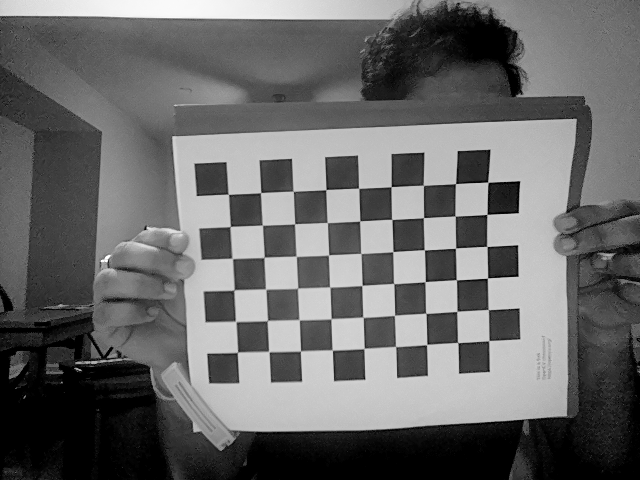
#> input picture Assignment 1/images/left/16702864585347.png, 640 x 480 px, given as the content of the folder images/right, which was not available
$ jupyter execute A1_q1.ipynb
#> lines starting #> are read from the running program, lines starting #| are printed output that depends on the picture; after the words box and inside, x2 and y2 are one past the last pixel; in counts of white or black regions, pixels touching at a corner belong together; pictures that were not available may be replaced by others from this repository, and a replacement may not be noted
[cell 1]
import numpy as np
import cv2 as cv
import glob
import time
from pathlib import Path
import depthai as dai

[cell 2]
'''
    function to capture 10 images from mentioned source
    - source can be RIGHT or LEFT monochrome camera of OAK D LITE
    - images captured at 1000 sec interval

    params :

        src = {'right' || 'left'} (default : right)
        delay = {delay in ms} (default : 1000)
'''

def captureImages(src='right', delay=1000):
#> (the call stopped at in captureImages, `pipeline = dai.Pipeline()`: depthai is not available in this run)
#> (the call stopped at in captureImages, `pipeline = dai.Pipeline()`: depthai is not available in this run)
    if src != 'right' and src != 'left':
        print("ENTER CORRECT PARAMS!")
        print("accepted params: {left, right} ")
        print(f"entered src:{src}")
        return;

    # Start defining a pipeline
    pipeline = dai.Pipeline()

    # Define a source - mono (grayscale) camera
    # LEFT or RIGHT

    cam = pipeline.createMonoCamera()

    if src == 'right' :
        cam.setBoardSocket(dai.CameraBoardSocket.RIGHT)
    else :
        cam.setBoardSocket(dai.CameraBoardSocket.LEFT)

    cam.setResolution(dai.MonoCameraProperties.SensorResolution.THE_480_P)

    # Create output
    xout = pipeline.createXLinkOut()
    xout.setStreamName(src)
    cam.out.link(xout.input)

    # Connect and start the pipeline
    with dai.Device(pipeline,usb2Mode=True) as device:

        # Output queue will be used to get the grayscale frames from the output defined above
        q = device.getOutputQueue(name=src, maxSize=4, blocking=False)

        # Make sure the destination path is present before starting to store the examples
        Path(f"images/{src}").mkdir(parents=True, exist_ok=True)

        for i in range(10):
            # Blocking call, will wait until a new data has arrived
            inSrc = q.get()
            # Data is originally represented as a flat 1D array, it needs to be converted into HxW form
            frame = inSrc.getCvFrame()
            # Frame is transformed and ready to be shown
            cv.imshow(src, frame)

            cv.imwrite(f"images/{src}/{int(time.time() * 10000)}.png", frame)
            cv.waitKey(delay)

            cv.destroyAllWindows()


def captureColorImages(delay=1000):

    # Start defining a pipeline
#> (the call stopped at in captureColorImages, `pipeline = dai.Pipeline()`: depthai is not available in this run)
    pipeline = dai.Pipeline()

    # Define a source - color camera

    cam = pipeline.createColorCamera()
    cam.setResolution(dai.ColorCameraProperties.SensorResolution.THE_1080_P)

    # Create RGB output
    xout = pipeline.createXLinkOut()
    xout.setStreamName("rgb")
    cam.video.link(xout.input)

    # Connect and start the pipeline
    with dai.Device(pipeline,usb2Mode=True) as device:

        # Output queue will be used to get the color frames from the output defined above
        q = device.getOutputQueue(name="rgb", maxSize=4, blocking=False)

        # Make sure the destination path is present before starting to store the examples
        Path(f"images/rgb").mkdir(parents=True, exist_ok=True)

        for i in range(10):
            # Blocking call, will wait until a new data has arrived
            inSrc = q.get()
            # Data is originally represented as a flat 1D array, it needs to be converted into HxW form
            frame = inSrc.getCvFrame()
            # Frame is transformed and ready to be shown
            imS = cv.resize(frame, (960, 540)) # Resize image
            cv.imshow("rgb", imS)
#             cv.imshow("rgb", frame)

            cv.imwrite(f"images/rgb/{int(time.time() * 10000)}.png", frame)
            cv.waitKey(delay)

            cv.destroyAllWindows()

[cell 3]
'''
    function to find corners, caliberate and store
    camera matrix and distortion vector from mentioned source
    - source can be RIGHT or LEFT monochrome camera or COLOR camera
    of OAK D LITE

    params :
        images = {array of image paths}
        src = source file {'right' || 'left' || 'rgb'}
'''

def caliberate(images, src):
#> called with src = 'right'
    if src != 'right' and src != 'left' and src != 'rgb':
        print("ENTER CORRECT PARAMS!")
        print("accepted params: {left, right, rgb} ")
        print(f"entered src:{src}")
        return;


    # termination criteria
    criteria = (cv.TERM_CRITERIA_EPS + cv.TERM_CRITERIA_MAX_ITER, 30, 0.001)

    # prepare object points, like (0,0,0), (1,0,0), (2,0,0) ....,(6,5,0)
    objp = np.zeros((6*9,3), np.float32)
    objp[:,:2] = np.mgrid[0:9,0:6].T.reshape(-1,2)

    # Arrays to store object points and image points from all the images.
    objpoints = [] # 3d point in real world space
    imgpoints = [] # 2d points in image plane.

    notFound = []

#     img_size = () # will be using this for caliberation

    for fname in images:
        img = cv.imread(fname)
#> img is the input picture: shape (480, 640, 3); min 0, max 255, mean 104.8
        gray = cv.cvtColor(img, cv.COLOR_BGR2GRAY)

#         img_size = gray.shape[::-1]

        cv.imshow('gray', img)
        cv.waitKey(1000)
        cv.destroyAllWindows()

        # Finding chess board corners
        ret, corners = cv.findChessboardCorners(gray, (9,6), None)
#> ret = True; corners = 54 rows, first 8: [228.4, 194.3], [260.7, 192.5], [293.2, 191.4], [325.9, 189.6], [358.7, 188.3], [391.2, 186.6], [423.5, 185.4], [455.5, 183.6]

        # If found, add object points, image points (after refining them)
        if ret == True:
            objpoints.append(objp)
            corners2 = cv.cornerSubPix(gray,corners, (11,11), (-1,-1), criteria)
#> corners2 = 54 rows, first 8: [228.3, 194.3], [260.6, 192.7], [293.2, 191.2], [325.9, 189.6], [358.7, 188.3], [391.1, 186.7], [423.3, 185.3], [455.5, 183.7]
            imgpoints.append(corners)

            # Draw and display the corners
            cv.drawChessboardCorners(img, (9,6),corners2, ret)
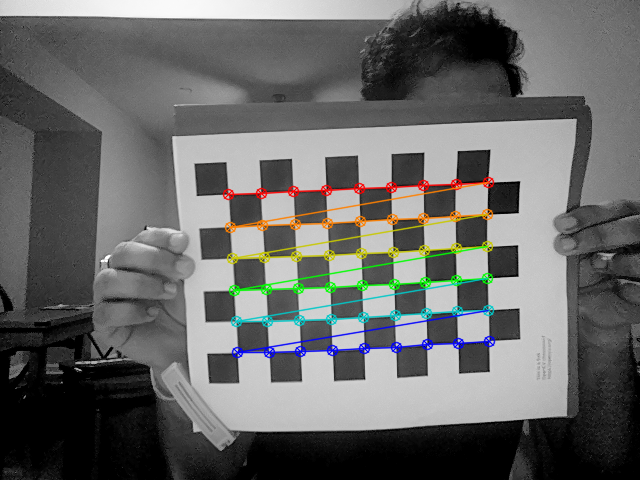
#> img: shape (480, 640, 3); 4.06% of pixels changed, all inside (x1, y1, x2, y2) = (222, 176, 496, 359)
            cv.imshow('img', img)

            # Saving diplayed corners for future references
            cv.imwrite(f"{fname.split('.')[0]}_corners.png", img)
            cv.waitKey(1000)
            cv.destroyAllWindows()
        else :
            # if corners not found, storing it into a list

            notFound.append(fname)
            print(f"corners not found for {fname}")

    cv.destroyAllWindows()

    # removing the pictures whose corners werent found
    # from the main image list
    for i in notFound:
        images.remove(i)

    # calibration
    ret, mtx, dist, rvecs, tvecs = cv.calibrateCamera(objpoints, imgpoints, gray.shape[::-1], None, None)
#> ret = 0.41; mtx = [[672.6, 0, 308.3], [0, 669.3, 274.8], [0, 0, 1]]; dist = [[-0.0719, -7.41, -0.0382, -0.00212, 70.96]]; rvecs = ([0.0364, 0.0201, -0.042],); tvecs = ([-2.46, -2.49, 20.85],)

    for fname in images:
        img = cv.imread(fname)
        h,  w = img.shape[:2]
#> h = 480; w = 640
        newcameramtx, roi = cv.getOptimalNewCameraMatrix(mtx, dist, (w,h), 1, (w,h))
#> newcameramtx = [[973.9, 0, 345.1], [0, 692, 257.8], [0, 0, 1]]; roi = (232, 201, 214, 132)

        # undistort
        dst = cv.undistort(img, mtx, dist, None, newcameramtx)
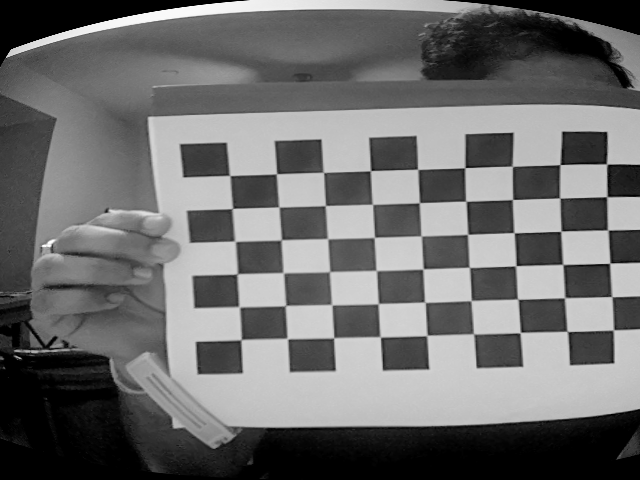
#> dst: shape (480, 640, 3); min 0, max 255, mean 109.4

        # crop the image
        x, y, w, h = roi
#> x = 232; y = 201; w = 214; h = 132
        dst = dst[y:y+h, x:x+w]
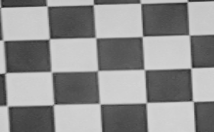
#> dst: shape (132, 214, 3); min 30, max 215, mean 144

        # save new image into file
        cv.imwrite(f"{fname.split('.')[0]}_result.png", dst)


    # we will be storing the camera matrix and
    # distortion coefficients for future uses

    print("Saving camera matrix...")
    camera_matrix = np.matrix(mtx)
#> camera_matrix = [[672.6, 0, 308.3], [0, 669.3, 274.8], [0, 0, 1]]
    with open(f"images/{src}/camera_matrix.txt",'wb') as f:
        for line in camera_matrix:
            np.savetxt(f, line, fmt='%.5f')
#> this loop made 3 passes

    print("Saving distortion vector...")
    distortion_vector = np.matrix(dist)
#> distortion_vector = [[-0.0719, -7.41, -0.0382, -0.00212, 70.96]]
    with open(f"images/{src}/distortion_matrix.txt",'wb') as f:
        for line in distortion_vector:
            np.savetxt(f, line, fmt='%.5f')
#> this loop made 1 pass


    print("Saving rotational vectors ...")
    rotation_vectors = np.array(rvecs)
#> rotation_vectors = [0.0364, 0.0201, -0.042]
    with open(f"images/{src}/rotat_vector.txt",'wb') as f:
        for vector in rotation_vectors:
            vector = np.reshape(vector, (1,3))
            np.savetxt(f, vector, fmt='%.5f')
#> this loop made 1 pass

    print("Saving translation vectors...")
    translation_vectors = np.array(tvecs)
#> translation_vectors = [-2.46, -2.49, 20.85]
    with open(f"images/{src}/trans_vector.txt",'wb') as f:
        for vector in translation_vectors:
            vector = np.reshape(vector, (1,3))
            np.savetxt(f, vector, fmt='%.5f')
#> this loop made 1 pass

    print('Done!!')

[cell 4]
'''
    calling function to capture images

    i used the previously declared function to
    capture 10 images of a chessboard

    these images are then used to caliberate the camera
    i used a 8x6 chess board for caliberations purposes

'''

# capturing images using right monochrome camera
captureImages('right')

# capturing images using left monochrome camera
captureImages('left')

# capturing images using color camera
captureColorImages()

[cell 5]
right_images = glob.glob('images/right/*.png')
color_images = glob.glob('images/rgb/*.png')
left_images = glob.glob('images/left/*.png')

# bruh_images = glob.glob('images/bruh/*.png')

caliberate(right_images, 'right')
caliberate(color_images, 'rgb')
#> call 2 of caliberate, with src = 'rgb'
#> in caliberate (call 2), `objp = np.zeros((6*9,3), np.float32)`: objp = 54 rows, first 8: [0, 0, 0], [0, 0, 0], [0, 0, 0], [0, 0, 0], [0, 0, 0], [0, 0, 0], [0, 0, 0], [0, 0, 0]
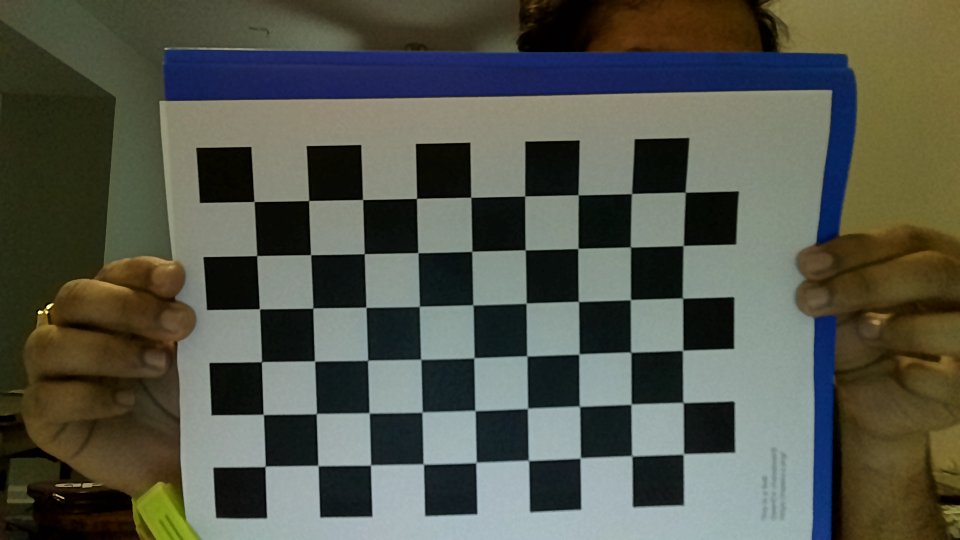
#> input picture Assignment 1/images/rgb/16702864739241.png, 1920 x 1080 px (shown at 1/2 size)
#> in caliberate, img is the input picture: shape (1080, 1920, 3); mean B, G, R 74.6, 85.9, 83.2
#> in caliberate (call 2), `gray = cv.cvtColor(img, cv.COLOR_BGR2GRAY)`:
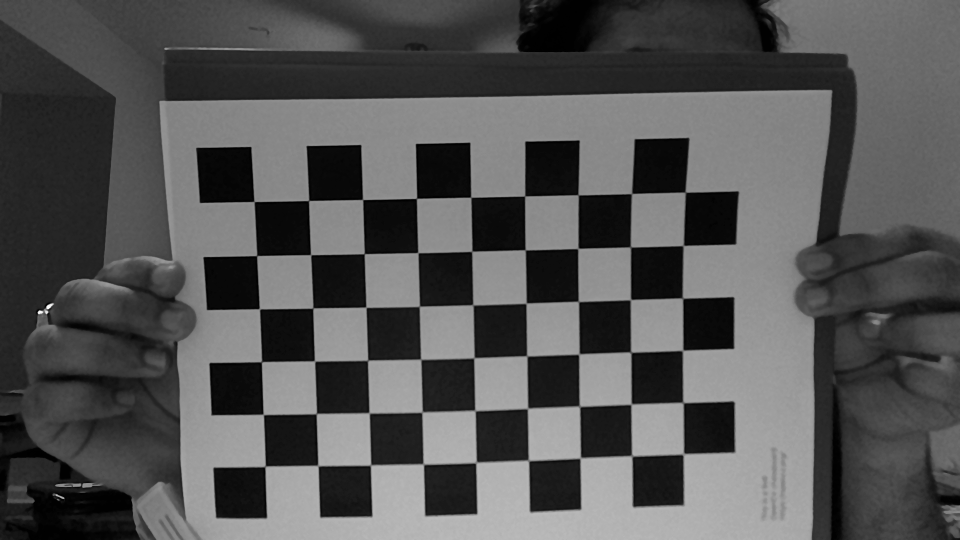
#> gray: shape (1080, 1920) (shown at 1/2 size); min 0, max 251, mean 83.8
#> in caliberate (call 2), `ret, corners = cv.findChessboardCorners(gray, (9,6), None)`: ret = True; corners = 54 rows, first 8: [508.6, 403.5], [618, 401.2], [725.6, 399.5], [833.1, 397.3], [941.3, 394.6], [1049.6, 392.3], [1156.4, 390], [1263, 387]
#> in caliberate (call 2), `corners2 = cv.cornerSubPix(gray,corners, (11,11), (-1,-1), criteria)`: corners2 = 54 rows, first 8: [508.5, 403.5], [617.8, 401.6], [725.7, 399.5], [833.5, 397.2], [942.1, 395], [1049.9, 392.5], [1156.7, 390.2], [1263.7, 387.6]
#> in caliberate (call 2), `cv.drawChessboardCorners(img, (9,6),corners2, ret)`:
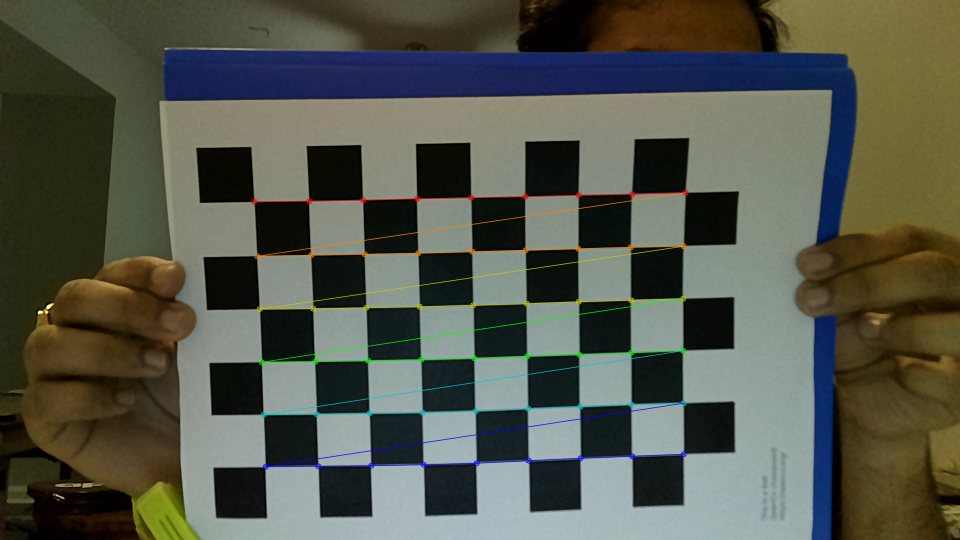
#> img: shape (1080, 1920, 3) (shown at 1/2 size); 1.56% of pixels changed, all inside (x1, y1, x2, y2) = (502, 379, 1378, 940)
#> in caliberate (call 2), `ret, mtx, dist, rvecs, tvecs = cv.calibrateCamera(objpoints, imgpoints..`: ret = 1.05; mtx = [[3567.7, 0, 914.7], [0, 3543.9, 705.4], [0, 0, 1]]; dist = [[-1.02, 14.75, -0.0445, 0.00283, 902]]; rvecs = ([0.077, -0.0777, -0.0237],); tvecs = ([-3.73, -2.78, 32.85],)
#> in caliberate (call 2), `newcameramtx, roi = cv.getOptimalNewCameraMatrix(mtx, dist, (w,h), 1, ..`: newcameramtx = [[4450, 0, 989.8], [0, 3625.3, 687], [0, 0, 1]]; roi = (458, 427, 995, 503)
#> in caliberate (call 2), `dst = cv.undistort(img, mtx, dist, None, newcameramtx)`:
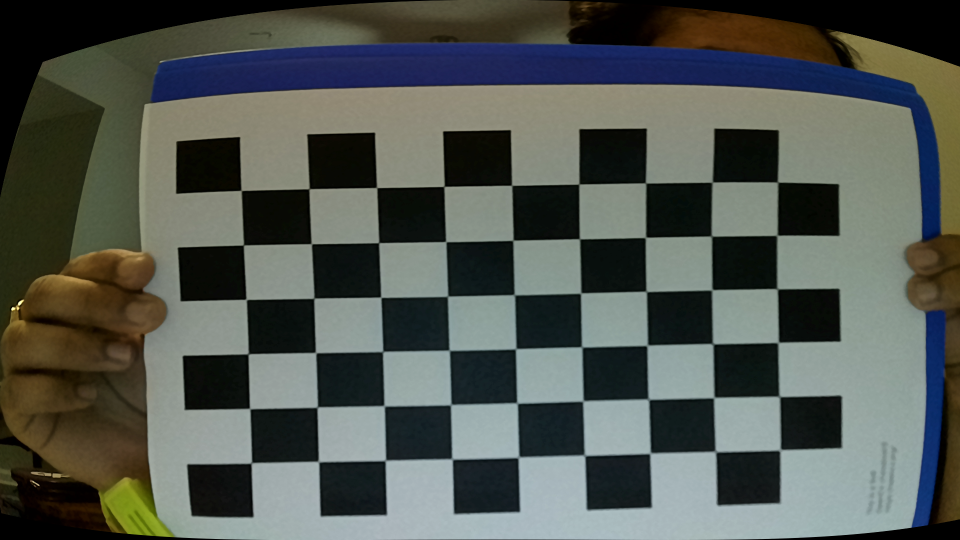
#> dst: shape (1080, 1920, 3) (shown at 1/2 size); mean B, G, R 80.3, 86.5, 81.3
#> in caliberate (call 2), `x, y, w, h = roi`: x = 458; y = 427; w = 995; h = 503
#> in caliberate (call 2), `dst = dst[y:y+h, x:x+w]`:
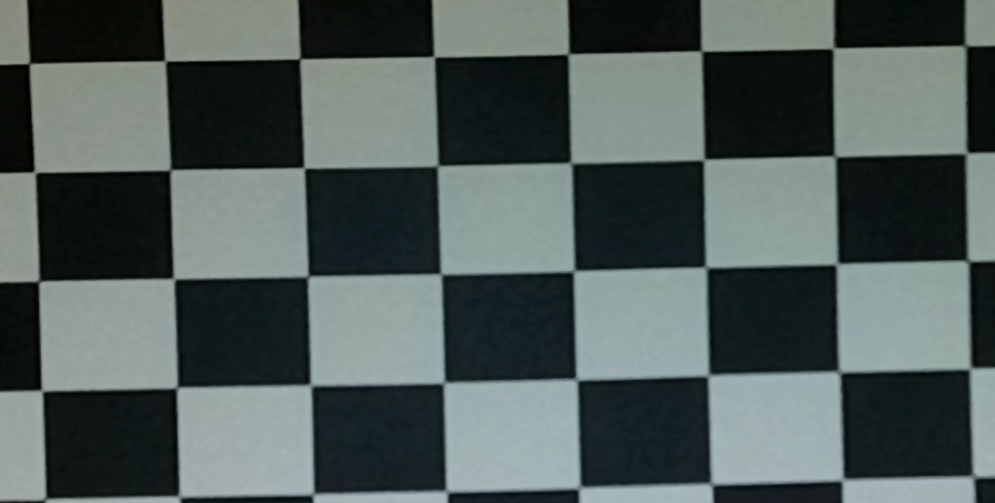
#> dst: shape (503, 995, 3); mean B, G, R 90.3, 92.6, 81
#> in caliberate (call 2), `camera_matrix = np.matrix(mtx)`: camera_matrix has the same summary as mtx
#> the loop in caliberate (call 2), `for line in camera_matrix:` made 3 passes
#> in caliberate (call 2), `distortion_vector = np.matrix(dist)`: distortion_vector = [[-1.02, 14.75, -0.0445, 0.00283, 902]]
#> the loop in caliberate (call 2), `for line in distortion_vector:` made 1 pass
#> in caliberate (call 2), `rotation_vectors = np.array(rvecs)`: rotation_vectors = [0.077, -0.0777, -0.0237]
#> the loop in caliberate (call 2), `for vector in rotation_vectors:` made 1 pass
#> in caliberate (call 2), `translation_vectors = np.array(tvecs)`: translation_vectors = [-3.73, -2.78, 32.85]
#> the loop in caliberate (call 2), `for vector in translation_vectors:` made 1 pass
caliberate(left_images, 'left')
#> in caliberate (call 3), `ret, corners = cv.findChessboardCorners(gray, (9,6), None)`: ret = True; corners = 54 rows, first 8: [228.4, 194.3], [260.7, 192.5], [293.2, 191.4], [325.9, 189.6], [358.7, 188.3], [391.2, 186.6], [423.5, 185.4], [455.5, 183.6]
#> in caliberate (call 3), `corners2 = cv.cornerSubPix(gray,corners, (11,11), (-1,-1), criteria)`: corners2 = 54 rows, first 8: [228.3, 194.3], [260.6, 192.7], [293.2, 191.2], [325.9, 189.6], [358.7, 188.3], [391.1, 186.7], [423.3, 185.3], [455.5, 183.7]
